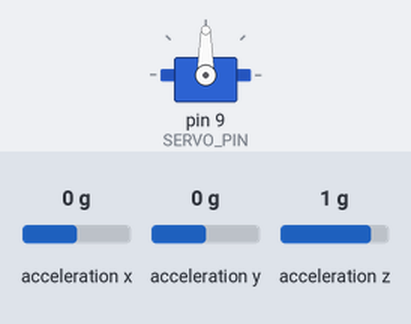
A sketch run on a simulated Arduino Uno, built with avr-gcc and run on an emulated ATmega328P. Shown: servo. Wiring (inferred from the names in the program): MPU-6050 motion sensor at I2C address 0x68. Inputs (shaded band) come from the test bench; at power-on: acceleration x 0 g, acceleration y 0 g, acceleration z 1 g.

Above: at 1.2 s.
1.3 s: acceleration x set to -1.4 g
At 2.4 s:
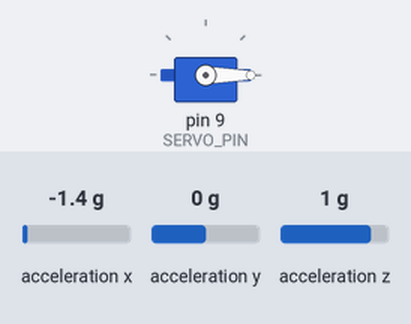
2.8 s: acceleration x set to 0.8 g
At 3.1 s:
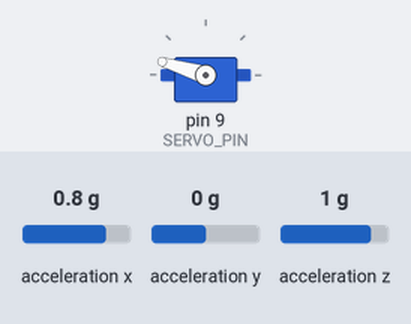
4.3 s: acceleration x set to 1.4 g
At 5.5 s:
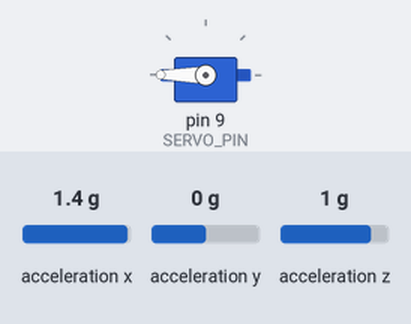
5.8 s: acceleration x set to 0 g
At 6.2 s:
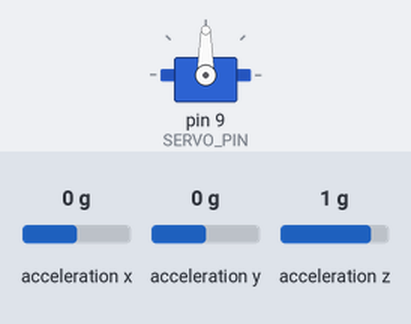
Timing chart, 0 to 8.3 s (numbered marks = the images above; inputs shaded):
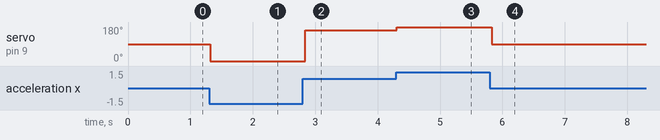

The sketch:

report-2.ino
```cpp
#include <Wire.h>                       // I2C通信ライブラリを読み込む
#include <Servo.h>                      // サーボモーター制御ライブラリを読み込む

const int MPU_addr = 0x68;              // MPU-6050のI2Cアドレス
const int MPU_ACCEL_XOUT_H = 0x3B;      // 加速度X軸データのレジスタアドレス
const int MPU_PWR_MGMT_1 = 0x6B;        // 電源管理レジスタのアドレス
const int16_t GRAVITY = 16000;          // 1G（重力加速度）に対応する値
const int SERVO_PIN = 9;                // サーボを接続するピン番号

Servo myservo;                          // サーボを制御するオブジェクトを作成

void setupGyro() {                      // ジャイロセンサ初期化関数
  Wire.begin();                         // I2C通信を開始
  Wire.beginTransmission(MPU_addr);     // MPU-6050との通信を開始
  Wire.write(MPU_PWR_MGMT_1);           // 電源管理レジスタのアドレスを指定
  Wire.write(0);                        // 0を書き込んでスリープモードを解除
  Wire.endTransmission(true);           // 通信を終了
}

void setupServo() {                     // サーボ初期化関数
  myservo.attach(SERVO_PIN);            // サーボをピン9に接続
}

void setup() {                          // 初期設定（起動時に1回だけ実行）
  setupGyro();                          // ジャイロセンサを初期化
  setupServo();                         // サーボを初期化
  Serial.begin(9600);                   // シリアル通信を9600bpsで開始
}

int16_t getX() {                        // X軸の加速度を取得する関数
  Wire.beginTransmission(MPU_addr);     // MPU-6050との通信を開始
  Wire.write(MPU_ACCEL_XOUT_H);         // 加速度X軸のレジスタアドレスを指定
  Wire.endTransmission(false);          // 通信を維持したまま送信完了
  Wire.requestFrom(MPU_addr, 2, true);  // 2バイトのデータを要求

  return Wire.read() << 8 | Wire.read(); // 上位・下位バイトを結合して16ビット値を返す
}

void loop() {                           // メインループ（繰り返し実行）
  int angle = map(getX(), -GRAVITY, GRAVITY, 0, 180);  // 傾き（-16000〜16000）を角度（0〜180）に変換
  angle = constrain(angle, 0, 180);     // 範囲外なら0か180に制限（サーボ保護）

  myservo.write(angle);                 // サーボを指定角度に動かす

  delay(50);                            // 50ミリ秒待機
}
```

Measured:
- after the input at 1.3 s, servo on pin 9 (SERVO_PIN): 90° → 0° at once
- after the input at 2.8 s, servo on pin 9 (SERVO_PIN): 0° → 163° at once
- after the input at 4.3 s, servo on pin 9 (SERVO_PIN): 163° → 180° at once
- after the input at 5.8 s, servo on pin 9 (SERVO_PIN): 180° → 90° at once
